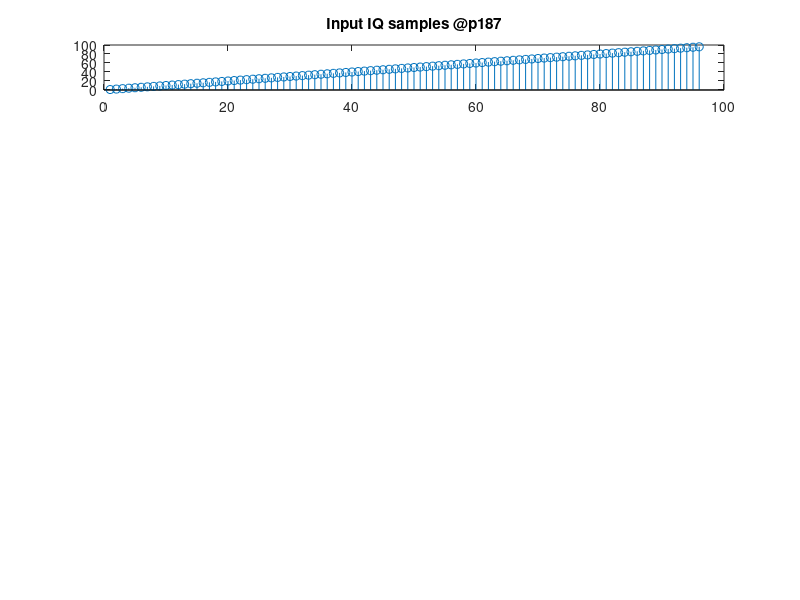

The MATLAB script that drew this image: (Note: this script raises an error after producing the figure.)
% This program is to generate an input and output sample file for VHA DUC
% testing at p187 gsps
clc;
clear;
close all;

num_vectors = 3;
num_samples_per_vector = 32;
num_samples = num_vectors * num_samples_per_vector;

for i = 1:num_samples
    input_iq (i) = i;        % ramp
    %input_iq (i) = 500 * sin (2 * pi*10*i);
end

n1 = 1:1:num_samples;
subplot(6,1,1); grid on;
stem(n1, input_iq); title("Input IQ samples @p187");

% write this into a file which can be sourced while running on FRIO
fileId = fopen("input_samples/upconversion/single_band_upconversion_p187.txt", "w");
fprintf(fileId, "%08x\n", input_iq);
fclose(fileId);

% input_iq should be scaled down before giving as input to the matlab model
scale_factor = 2^-15;
input_iq_for_model = (input_iq * scale_factor);

% no filters enabled
config.vha_hbf_stages = [0 0 0 0];

% now do an interpolation
output_iq_from_model_p187 = vha_interpolate(input_iq_for_model, config);

% now scale the samples up
scale_factor = 2^15;
output_iq_p187 = (output_iq_from_model_p187 * scale_factor);

n2 = 1:1:length(output_iq_p187);
subplot(6, 1, 2); grid on;
stem(n2, output_iq_p187);  title ("Output - No filters enabled");

% write this output to another file
fileId = fopen("output_samples/upconversion/p187/single_band_upconversion_p187.txt", "w");
fprintf(fileId, "%08x\n", output_iq_p187);
fclose(fileId);

% enable w1
config.vha_hbf_stages = [1 0 0 0];

% now do an interpolation
output_iq_from_model_p375 = vha_interpolate(input_iq_for_model, config);

% now scale the samples up
output_iq_p375 = (output_iq_from_model_p375 * scale_factor);

n2 = 1:1:length(output_iq_p375);
subplot(6, 1, 3); grid on; 
stem(n2, output_iq_p375); title ("Output - W1 enabled");
fileId = fopen("output_samples/upconversion/p187/single_band_upconversion_p375.txt", "w");
fprintf(fileId, "%08x\n", output_iq_p375);
fclose(fileId);

% enable w1, w2
config.vha_hbf_stages = [1 1 0 0];

% now do an interpolation
output_iq_from_model_p75 = vha_interpolate(input_iq_for_model, config);

% now scale the samples up
output_iq_p75 = (output_iq_from_model_p75 * scale_factor);

n2 = 1:1:length(output_iq_p75);
subplot(6, 1, 4); grid on;
stem(n2, output_iq_p75);title ("Output - W1, W2 enabled");
fileId = fopen("output_samples/upconversion/p187/single_band_upconversion_p75.txt", "w");
fprintf(fileId, "%08x\n", output_iq_p75);
fclose(fileId);

% enable w1, w2, w3
config.vha_hbf_stages = [1 1 1 0];

% now do an interpolation
output_iq_from_model_1p5 = vha_interpolate(input_iq_for_model, config);

% now scale the samples up
output_iq_1p5 = (output_iq_from_model_1p5 * scale_factor);

n2 = 1:1:length(output_iq_1p5);
subplot(6, 1, 5); grid on; 
stem(n2, output_iq_1p5); title ("Output - W1, W2, W3 enabled");
fileId = fopen("output_samples/upconversion/p187/single_band_upconversion_1p5.txt", "w");
fprintf(fileId, "%08x\n", output_iq_1p5);
fclose(fileId);

% enable w1, w2, w3, w4
config.vha_hbf_stages = [1 1 1 1];

% now do an interpolation
output_iq_from_model_3 = vha_interpolate(input_iq_for_model, config);

% now scale the samples up
output_iq_3 = (output_iq_from_model_3 * scale_factor);

n2 = 1:1:length(output_iq_3);
subplot(6, 1, 6); grid on;
stem(n2, output_iq_3);title ("Output - W1, W2, W3, W4 enabled");
fileId = fopen("output_samples/upconversion/p187/single_band_upconversion_3.txt", "w");
fprintf(fileId, "%08x\n", output_iq_3);
fclose(fileId);

clear;
